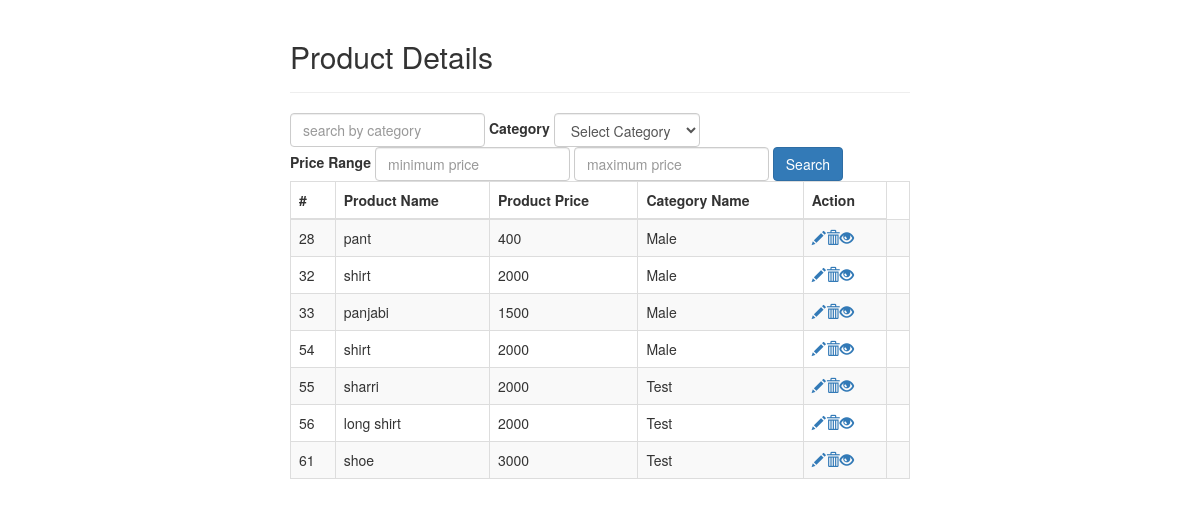
The page / on the database its author committed.
### tables this page shows
CREATE TABLE `product` (
  `id` int(11) NOT NULL,
  `product_name` varchar(100) NOT NULL,
  `product_price` int(11) NOT NULL,
  `cat_id` int(11) NOT NULL
);

CREATE TABLE `category` (
  `id` int(11) NOT NULL,
  `cat_name` varchar(100) NOT NULL
);

### index.php (the view, shortened to what this page needs)
<!DOCTYPE html>
<html lang="en">
<head>
    <link rel="stylesheet" href="https://maxcdn.bootstrapcdn.com/bootstrap/3.3.7/css/bootstrap.css">
</head>
<body>
    <div class="wrapper">
        <div class="container-fluid">
            <div class="row">
                <div class="col-md-12">
                    <div class="page-header clearfix">
                        <h2 class="pull-left">Product Details</h2>
                    </div>
                     <form class="form-inline" action="<?php echo htmlspecialchars($_SERVER["PHP_SELF"]); ?>" method="get">
                        <div class="form-group">
                            <input type="text" name="search" class="form-control" placeholder="search by category">
                        </div>
                        <div class="form-group">
                            <label>Category</label>
                            <select name="cat_id" class="form-control">
                                <option value="">Select Category</option>
                            </select>
                        </div>
                        <div class="form-group">
                            <label>Price Range</label>
                            <input type="text" name="min" class="form-control" placeholder="minimum price">
                            <input type="text" name="max" class="form-control" placeholder="maximum price">
                        </div>
                         <input type="submit" class="btn btn-primary" value="Search">
                    </form>
                    <?php
                    require_once "config.php";
                    $condition = 1;
                    $sql = "SELECT product.id, product.product_name, product.product_price, category.cat_name from product INNER JOIN category on product.cat_id=category.id where $condition";
                    if($result = mysqli_query($link, $sql)){
                        if(mysqli_num_rows($result) > 0){
                            echo "<table class='table table-bordered table-striped'>";
                                echo "<thead>";
                                    echo "<tr>";
                                       echo "<th>#</th>";
                                        echo "<th>Product Name</th>";
                                        echo "<th>Product Price</th>";
                                        echo "<th>Category Name</th>";
                                        echo "<th>Action</th>";
                                    echo "</tr>";
                                echo "</thead>";
                                echo "<tbody>";
                                while($row = mysqli_fetch_array($result)){
                                    echo "<tr>";
                                         echo "<td>" . $row['id'] . "</td>";
                                       echo "<td>" . $row['product_name'] . "</td>";
                                       echo "<td>" . $row['product_price'] . "</td>";
                                        echo "<td>" . $row['cat_name'] . "</td>";
                                        echo "<td>";
                                         echo "<a href='update.php?id=". $row['id'] . " ' title='Update Record' data-toggle='tooltip'><span class='glyphicon glyphicon-pencil'></span></a>";
                                            echo "<a href='delete.php?id=". $row['id'] ."' title='Delete Record' data-toggle='tooltip'><span class='glyphicon glyphicon-trash'></span></a>";
                                            echo "<a href='productDetails.php?id=". $row['id'] ."' title='view Record' data-toggle='tooltip'><span class='glyphicon glyphicon-eye-open'></span></a>";
                                             echo "<td>";
                                    echo "</tr>";
                                }
                                echo "</tbody>";
                            echo "</table>";
                        } else{
                            echo "<p class='lead'><em>No records were found.</em></p>";
                        }
                    } else{
                        echo "ERROR: Could not able to execute $sql. " . mysqli_error($link);
                    }
                    ?>
                </div>
            </div>
        </div>
    </div>
</body>
</html>

### index.php (style rules this page uses)
.wrapper { width: 650px; margin: 0 auto; }
.page-header h2 { margin-top: 0; }

### rows shown on the page
product: id "28", product_name "pant", product_price "400", cat.cat_name "Male"
product: id "32", product_name "shirt", product_price "2000", cat.cat_name "Male"
product: id "33", product_name "panjabi", product_price "1500", cat.cat_name "Male"
product: id "54", product_name "shirt", product_price "2000", cat.cat_name "Male"
product: id "55", product_name "sharri", product_price "2000", cat.cat_name "Test"
product: id "56", product_name "long shirt", product_price "2000", cat.cat_name "Test"
product: id "61", product_name "shoe", product_price "3000", cat.cat_name "Test"
